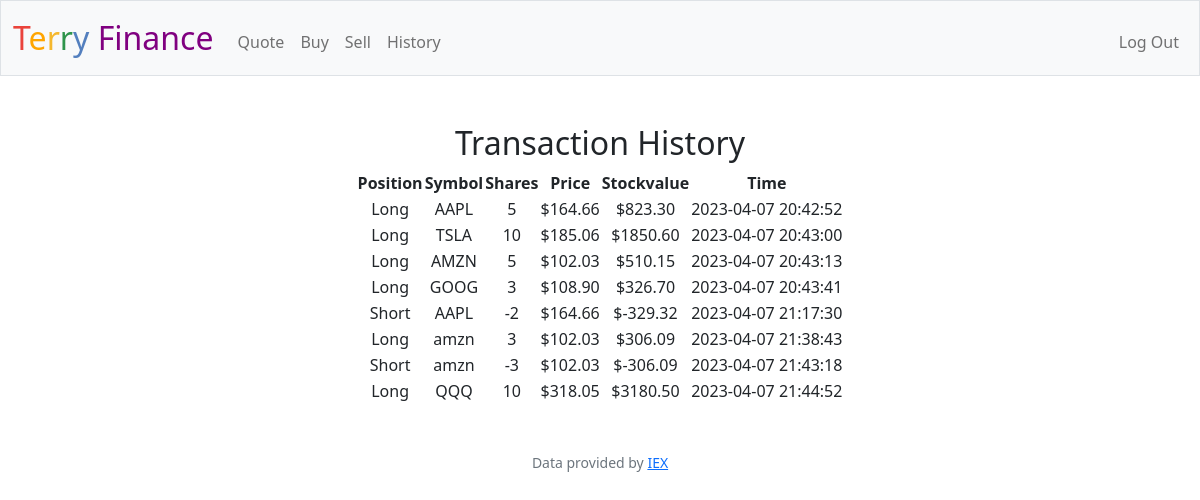
Screenshot of /history (signed in) with the database file from the repository.
### tables this page shows
CREATE TABLE transactions (
  id INTEGER NOT NULL,
  symbol TEXT NOT NULL,
  shares NUMERIC NOT NULL,
  price NUMERIC NOT NULL,
  timestamp DATETIME DEFAULT CURRENT_TIMESTAMP
);

### app.py (the view)
@app.route("/history")
@login_required
def history():
    historytransactions = db.execute("""
    SELECT
        CASE WHEN shares < 0
        THEN 'Short'
        ELSE 'Long'
        END AS position,
        symbol,
        shares,
        price,
        shares * price AS totalvalue,
        timestamp
    FROM
        transactions
    WHERE
        id = ?
    ORDER BY
        timestamp
    """, session["user_id"])
    return render_template("/history.html", historytransactions=historytransactions)

### app.py (called while the page is built)
@app.after_request
def after_request(response):
    response.headers["Cache-Control"] = "no-cache, no-store, must-revalidate"
    response.headers["Expires"] = 0
    response.headers["Pragma"] = "no-cache"
    return response

### helpers.py (called while the page is built)
def login_required(f):
    @wraps(f)
    def decorated_function(*args, **kwargs):
        if session.get("user_id") is None:
            return redirect("/login")
        return f(*args, **kwargs)
    return decorated_function

### templates/history.html (shortened to what this page needs)
{% extends "layout.html" %}
{% block main %}
    <h2> Transaction History </h2>
    <table style="margin-left: auto; margin-right: auto;">
        <thead>
            <tr>
                <th>Position</th>
                <th>Symbol</th>
                <th>Shares</th>
                <th>Price</th>
                <th>Stockvalue</th>
                <th>Time</th>
            </tr>
        </thead>
        <tbody>
            {% for historytransaction in historytransactions %}
                <tr>
                    <td>{{ historytransaction.position }}</td>
                    <td>{{ historytransaction.symbol }}</td>
                    <td>{{ '%i' %historytransaction.shares }}</td>
                    <td>${{ '%0.2f' %historytransaction.price }}</td>
                    <td>${{ '%0.2f' %historytransaction.totalvalue }}</td>
                    <td>{{ historytransaction.timestamp }}</td>
                </tr>
            {% endfor %}
        </tbody>
    </table>
{% endblock %}

### templates/layout.html (shortened to what this page needs)
<!DOCTYPE html>
<html lang="en">
    <head>
        <link href="https://cdn.jsdelivr.net/npm/bootstrap@5.1.3/dist/css/bootstrap.min.css" rel="stylesheet">
        <link href="/static/styles.css" rel="stylesheet">
    </head>
    <body>
        <nav class="bg-light border navbar navbar-expand-md navbar-light">
            <div class="container-fluid">
                <a class="navbar-brand" href="/"><span class="red">T</span><span class="orange">e</span><span class="yellow">r</span><span class="green">r</span><span class="blue">y</span> <span class="purple">Finance</span></a>
                <div class="collapse navbar-collapse" id="navbar">
                    {% if session["user_id"] %}
                        <ul class="navbar-nav me-auto mt-2">
                            <li class="nav-item"><a class="nav-link" href="/quote">Quote</a></li>
                            <li class="nav-item"><a class="nav-link" href="/buy">Buy</a></li>
                            <li class="nav-item"><a class="nav-link" href="/sell">Sell</a></li>
                            <li class="nav-item"><a class="nav-link" href="/history">History</a></li>
                        </ul>
                        <ul class="navbar-nav ms-auto mt-2">
                            <li class="nav-item"><a class="nav-link" href="/logout">Log Out</a></li>
                        </ul>
                    {% else %}
                        <ul class="navbar-nav ms-auto mt-2">
                            <li class="nav-item"><a class="nav-link" href="/register">Register</a></li>
                            <li class="nav-item"><a class="nav-link" href="/login">Log In</a></li>
                        </ul>
                    {% endif %}
                </div>
            </div>
        </nav>
        <main class="container-fluid py-5 text-center">
            {% block main %}{% endblock %}
        </main>
        <footer class="mb-5 small text-center text-muted">
            Data provided by <a href="https://iexcloud.io/">IEX</a>
        </footer>
    </body>
</html>

### static/styles.css (style rules this page uses)
nav .navbar-brand { font-size: xx-large; }
nav .navbar-brand .blue { color: #537fbe; }
nav .navbar-brand .red { color: #ea433b; }
nav .navbar-brand .yellow { color: #f5b82e; }
nav .navbar-brand .green { color: #2e944b; }
nav .navbar-brand .orange { color:orange; }
nav .navbar-brand .purple { color:purple; }

### rows the page displays
transactions: position "Long", symbol "AAPL", shares "5", price "164.66", totalvalue "823.30", timestamp "2023-04-07 20:42:52"
transactions: position "Long", symbol "TSLA", shares "10", price "185.06", totalvalue "1850.60", timestamp "2023-04-07 20:43:00"
transactions: position "Long", symbol "AMZN", shares "5", price "102.03", totalvalue "510.15", timestamp "2023-04-07 20:43:13"
transactions: position "Long", symbol "GOOG", shares "3", price "108.90", totalvalue "326.70", timestamp "2023-04-07 20:43:41"
transactions: position "Short", symbol "AAPL", shares "-2", price "164.66", totalvalue "-329.32", timestamp "2023-04-07 21:17:30"
transactions: position "Long", symbol "amzn", shares "3", price "102.03", totalvalue "306.09", timestamp "2023-04-07 21:38:43"
transactions: position "Short", symbol "amzn", shares "-3", price "102.03", totalvalue "-306.09", timestamp "2023-04-07 21:43:18"
transactions: position "Long", symbol "QQQ", shares "10", price "318.05", totalvalue "3180.50", timestamp "2023-04-07 21:44:52"
